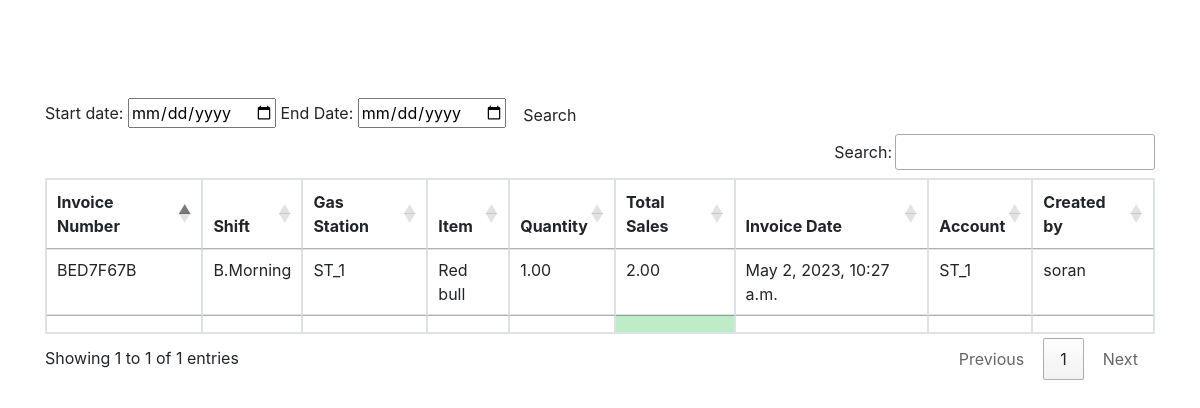
The app's page /sales_report (signed in), older data.
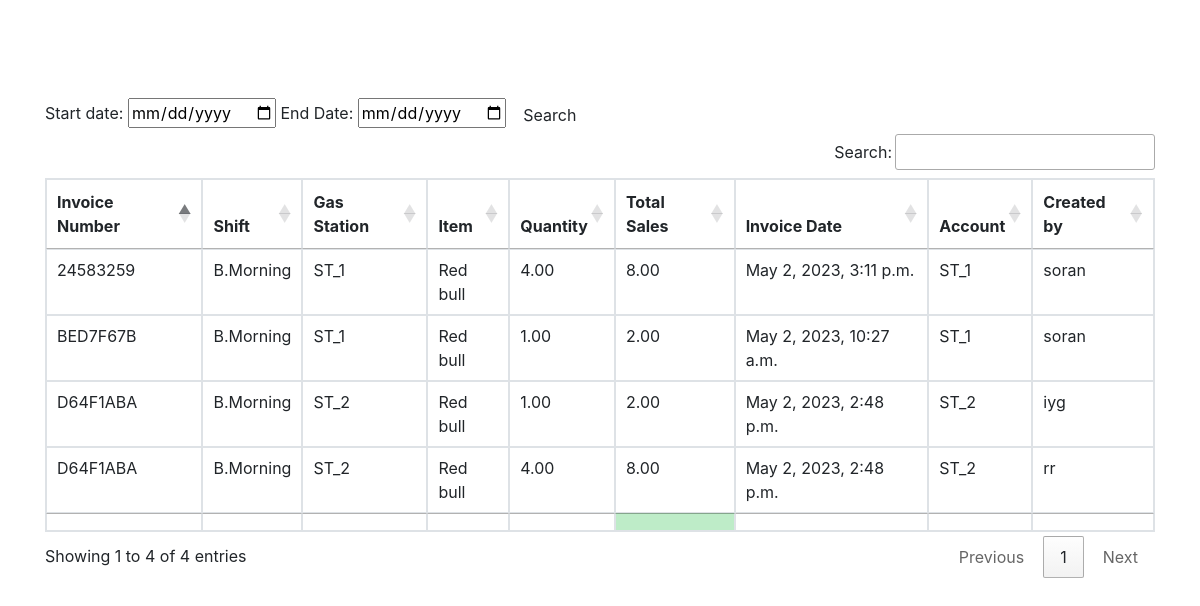
The same page, newer data.
### station/models.py (models this page shows, shortened)
class Sales(models.Model):
    sales_invoice = models.ForeignKey(S_Invoice, on_delete=models.CASCADE, related_name='sales')
    gas_station = models.ForeignKey(GasStation, on_delete=models.CASCADE, related_name='sales')
    item = models.ForeignKey(Item, on_delete=models.CASCADE)
    quantity = models.DecimalField(default=0, max_digits=20, decimal_places=2, validators=[MinValueValidator(1)])
    total_amount = models.DecimalField(max_digits=20, decimal_places=2, default=0, editable=False)
    sale_date = models.DateField(auto_now_add=True)
    note = models.CharField(null=False, verbose_name="Write your name", max_length=50)
    class Meta:
        verbose_name_plural = 'بەشی فروشتن'

class S_Invoice(models.Model):
    invoice_number = models.CharField(max_length=8, unique=True, editable=False)
    shift = models.CharField(max_length=20, blank=True, null=True)
    sale_invoice_date = models.DateTimeField(verbose_name='Invoice Date', auto_now_add=True)
    def get_station_numbers(self):
        station_numbers = [sale.gas_station.station for sale in self.sales.all()]
        print(f"station_numbers: {station_numbers}")
        station_numbers = list(set(station_numbers))
        print(f"station_numbers (unique): {station_numbers}")
        station_numbers = [str(station) for station in station_numbers]
        print(f"station_numbers (as strings): {station_numbers}")
        return ", ".join(station_numbers)
    get_station_numbers.short_description = "Station Numbers"
    class Meta:
        verbose_name_plural = 'بفرۆشە'

class GasStation(models.Model):
    user = models.ManyToManyField(User)
    station = models.ForeignKey(station, on_delete=models.CASCADE)
    address = models.CharField(max_length=255)
    city = models.CharField(max_length=255)
    state = models.CharField(max_length=2)
    zip_code = models.CharField(max_length=10)
    def __str__(self):
        return str(self.station)
    class Meta:
        verbose_name_plural = 'وێستگەو بەكارهێنەرەكان'

class station(models.Model):
    name = models.CharField(max_length=255)
    def __str__(self):
        return self.name
    class Meta:
        verbose_name_plural = 'وێستگەكان'

class Item(models.Model):
    name = models.CharField(max_length=255)
    price = models.PositiveIntegerField(default=1)
    set_property = models.PositiveIntegerField(default=1)
    production_date = models.DateField(auto_now_add=True)
    expire_date = models.DateField(auto_now_add=True)
    class Meta:
        verbose_name_plural = 'مواد'

### station/views.py (the view)
# urls.py: path('sales_report', views.sales_report, name="sales_report"),
@login_required()
def sales_report(request):
    if request.user.groups.filter(
            name__in=['Admin', 'Finance', 'Marketing']).exists() or request.user.is_superuser:
        s_reports = Sales.objects.select_related()
        myFilter = Sales_Filter(request.GET, queryset=s_reports)
        s_reports = myFilter.qs
        context = {'s_reports': s_reports, 'myFilter': myFilter}
        return render(request, 'station/reports/sales_report.html', context)
    else:
        message = "You do not have permission to access this page."
        return render(request, 'station/reports/permission_denied.html', {'message': message})

### station/templates/station/reports/sales_report.html (shortened to what this page needs)
{% extends 'station/base.html' %}
{% block content %}
    <form class="form-a">
        Start date: <input type="date" value={{ myFilter.form.max_date }}</input>
        End Date: <input type="date" value={{ myFilter.form.min_date }}</input>
        <button type="submit" class="btn btn-b">Search</button>
    </form>
    <table class="table table-bordered" id="sale">
        <thead>
        <tr>
            <th>Invoice Number</th>
            <th>Shift</th>
            <th>Gas Station</th>
            <th>Item</th>
            <th>Quantity</th>
            <th>Total Sales</th>
            <th>Invoice Date</th>
            <th>Account</th>
            <th>Created by</th>
        </tr>
        </thead>
        <tbody>
        {% for i in s_reports %}
            <tr>
                <td>{{ i.sales_invoice.invoice_number }}</td>
                <td>{{ i.sales_invoice.shift }}</td>
                <td>{{ i.gas_station }}</td>
                <td>{{ i.item.name }}</td>
                <td>{{ i.quantity }}</td>
                <td>{{ i.total_amount }}</td>
                <td>{{ i.sales_invoice.sale_invoice_date }}</td>
                <td>{{ i.gas_station.station }}</td>
                <td>{{ i.note }}</td>
            </tr>
        {% endfor %}
        </tbody>
        <tfoot>
        <th></th>
        <th></th>
        <th></th>
        <th></th>
        <th></th>
        <th style="background-color: #beecc8"></th>
        <th></th>
        <th></th>
        <th></th>
        </tfoot>
    </table>
{% endblock %}

Row changes from the older to the newer data that the page shows:
added Sales: sales_invoice.invoice_number "D64F1ABA", sales_invoice.shift "B.Morning", gas_station "ST_2", item.name "Red bull", quantity "1.00", total_amount "2.00", sales_invoice.sale_invoice_date "May 2, 2023, 2:48 p.m.", gas_station.station "ST_2", note "iyg"
added Sales: sales_invoice.invoice_number "D64F1ABA", sales_invoice.shift "B.Morning", gas_station "ST_2", item.name "Red bull", quantity "4.00", total_amount "8.00", sales_invoice.sale_invoice_date "May 2, 2023, 2:48 p.m.", gas_station.station "ST_2", note "rr"
added Sales: sales_invoice.invoice_number "24583259", sales_invoice.shift "B.Morning", gas_station "ST_1", item.name "Red bull", quantity "4.00", total_amount "8.00", sales_invoice.sale_invoice_date "May 2, 2023, 3:11 p.m.", gas_station.station "ST_1", note "soran"
Text that changed along with them:
text written by a page script: "Search: Showing 1 to 1 of 1 entries Previous 1 Next" → "Search: Showing 1 to 4 of 4 entries Previous 1 Next"
